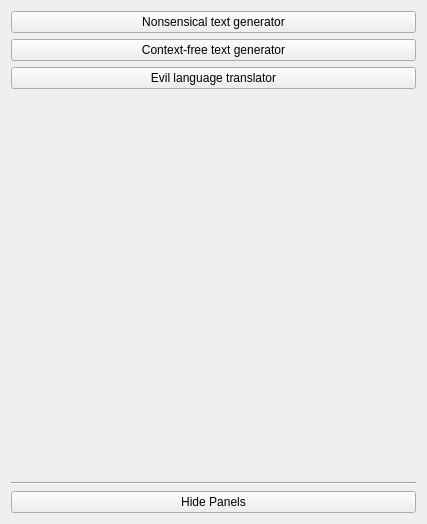
<?xml version="1.0" encoding="UTF-8"?>
<ui version="4.0">
 <class>ComponentsList</class>
 <widget class="QWidget" name="ComponentsList">
  <property name="geometry">
   <rect>
    <x>0</x>
    <y>0</y>
    <width>427</width>
    <height>524</height>
   </rect>
  </property>
  <property name="sizePolicy">
   <sizepolicy hsizetype="MinimumExpanding" vsizetype="Preferred">
    <horstretch>0</horstretch>
    <verstretch>0</verstretch>
   </sizepolicy>
  </property>
  <property name="minimumSize">
   <size>
    <width>200</width>
    <height>100</height>
   </size>
  </property>
  <property name="windowTitle">
   <string>Form</string>
  </property>
  <layout class="QVBoxLayout" name="verticalLayout">
   <item>
    <widget class="QPushButton" name="bullshit">
     <property name="text">
      <string>Nonsensical text generator</string>
     </property>
    </widget>
   </item>
   <item>
    <widget class="QPushButton" name="pushButton">
     <property name="text">
      <string>Context-free text generator</string>
     </property>
    </widget>
   </item>
   <item>
    <widget class="QPushButton" name="pushButton_2">
     <property name="text">
      <string>Evil language translator</string>
     </property>
    </widget>
   </item>
   <item>
    <spacer name="verticalSpacer">
     <property name="orientation">
      <enum>Qt::Vertical</enum>
     </property>
     <property name="sizeHint" stdset="0">
      <size>
       <width>20</width>
       <height>40</height>
      </size>
     </property>
    </spacer>
   </item>
   <item>
    <widget class="Line" name="line">
     <property name="orientation">
      <enum>Qt::Horizontal</enum>
     </property>
    </widget>
   </item>
   <item>
    <widget class="QPushButton" name="fullscreen">
     <property name="text">
      <string>Hide Panels</string>
     </property>
    </widget>
   </item>
  </layout>
 </widget>
 <resources/>
 <connections/>
</ui>
